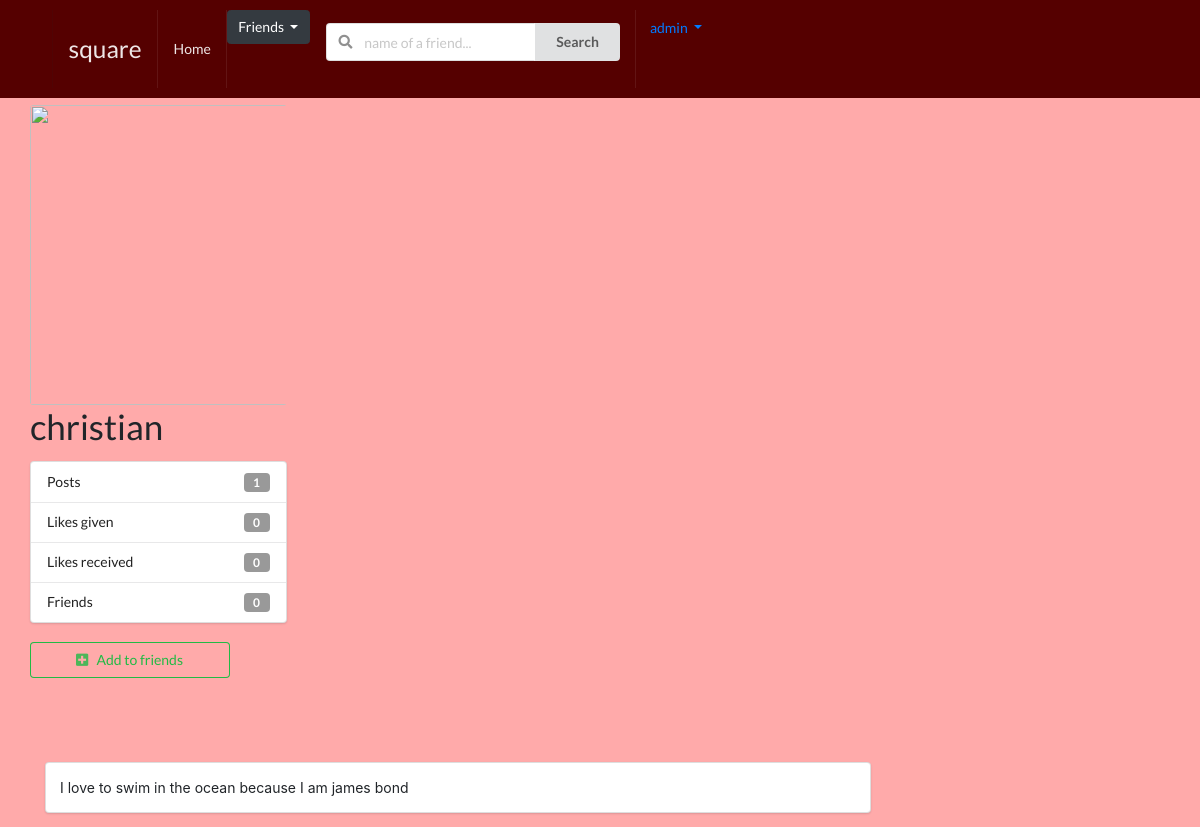
The app's page /profiles/christian/ (signed in) with its own data.
### profiles/models.py (models this page shows, shortened)
class Profile(models.Model):
    first_name = models.CharField(max_length=200, blank=True)
    last_name = models.CharField(max_length=200, blank=True)
    user = models.OneToOneField(User, on_delete=models.CASCADE)
    bio = models.TextField(default='no bio...', max_length=300)
    email = models.EmailField(max_length=200, blank=True)
    country = models.CharField(max_length=200, blank=True)
    avatar = CloudinaryField('posts',
                             validators=[FileExtensionValidator(['png', 'jpg', 'jpeg', 'svg'])],
                             default='avatar.png', blank=True)
    friends = models.ManyToManyField(User, blank=True, related_name='friends')
    slug = models.SlugField(unique=True, blank=True, null=True)
    updated = models.DateTimeField(auto_now=True)
    created = models.DateTimeField(auto_now_add=True)
    objects = ProfileManager()
    def get_friends_no(self):
        return self.friends.all().count()
    def get_posts_no(self):
        return self.posts.all().count()
    def get_all_authors_posts(self):
        return self.posts.all()
    def get_likes_given_no(self):
        likes = self.like_set.all()
        total_liked = 0
        for item in likes:
            if item.value == 'Like':
                total_liked += 1
        return total_liked
    def get_likes_received_no(self):
        posts = self.posts.all()
        total_liked = 0
        for item in posts:
            total_liked += item.liked.all().count()
        return total_liked
    __initial_first_name = None
    __initial_last_name = None
    def __init__(self, *args, **kwargs):
        super().__init__(*args, **kwargs)
        self.__initial_first_name = self.first_name
        self.__Initial_last_name = self.last_name

### posts/models.py (models this page shows, shortened)
class Post(models.Model):
    content = models.TextField()
    image = CloudinaryField('post', validators=[FileExtensionValidator(['png', 'jpg', 'jpeg', 'svg'])], blank=True)
    liked = models.ManyToManyField(Profile, default='Write a post...', related_name='likes', blank=True)
    updated = models.DateTimeField(auto_now=True)
    created = models.DateTimeField(auto_now_add=True)
    author = models.ForeignKey(Profile, on_delete=models.CASCADE, related_name='posts')
    class Meta:
        ordering = ('-created',)

### profiles/views.py (the view)
# urls.py: path('<slug>/', ProfileDetailView.as_view(), name='profile-detail-view'),
class ProfileDetailView(DetailView):
    model = Profile
    template_name = 'profiles/detail.html'
    def get_object(self, slug=None):
        slug = self.kwargs.get('slug')
        profile = Profile.objects.get(slug=slug)
        return profile
    def get_context_data(self, **kwargs):
        context = super().get_context_data(**kwargs)
        user = User.objects.get(username=self.request.user)
        profile = Profile.objects.get(user=user)
        rel_r = Relationship.objects.filter(sender=profile)
        rel_s = Relationship.objects.filter(receiver=profile)
        rel_receiver = []
        rel_sender = []
        for item in rel_r:
            rel_receiver.append(item.receiver.user)
        for item in rel_s:
            rel_sender.append(item.sender.user)
        context["rel_receiver"] = rel_receiver
        context["rel_sender"] = rel_sender
        context['posts'] = self.get_object().get_all_authors_posts()
        context['len_posts'] = True if len(self.get_object().get_all_authors_posts()) > 0 else False
        return context

### profiles/templates/profiles/detail.html (shortened to what this page needs)
{% extends 'base.html' %}
{% load cloudinary %}
{% load cloudinary %}
{% block content %}
<div class="ui grid">
    <br>
    <div class="row">
        <div class="four wide column">
            <img class="ui medium rounded image" src={{object.avatar.url}}>
            <h1>{{object.user}}</h1>
            <div class="ui vertical fluid menu">
                <div class="item">
                    Posts
                    <div class="ui label">{{object.get_posts_no}}</div>
                </div>
                <div class="item">
                    Likes given
                    <div class="ui label">{{object.get_likes_given_no}}</div>
                </div>
                <div class="item">
                    Likes received
                    <div class="ui label">{{object.get_likes_received_no}}</div>
                </div>
                <div class="item">
                    Friends
                    <div class="ui label">{{object.get_friends_no}}</div>
                </div>
                </div>
                {% if object.user not in rel_receiver and object.user not in rel_sender %}
                        <form action="{% url 'profiles:send-invite' %}" method="POST">
                            <button type="submit" class="ui positive secondary basic button mb-5 w-big"><i class="plus square icon"></i>Add to friends</button>
                        </form>
                {% endif %}
            </div>
        </div>
        <div class="twelve wide column">
            {% if len_posts %}
                {% for post in posts %}
                    <div class="segment ui fluid">
                        {{post.content}}
                    </div>
                {% endfor %}
            {% else %}
                <h1>No posts of this user...</h1>
            {% endif %}
    </div>
</div>
{% endblock content %}

### templates/main/navbar.html (shortened to what this page needs)
<div class="ui inverted menu nav mb-7">
  <div class="ui container">
    <a href="" class="item">
        <h3>square</h3>
    </a>
    {% if request.user.is_authenticated %}
        <a href="{% url 'posts:main-post-view' %}" class="item">
                Home
            </a>
            <br>
        <div class="dropdown">
                <button type="button" class="btn btn-dark dropdown-toggle" data-toggle="dropdown">
                    Friends
                </button>
        </div>
                     <div class="item">
                      <form action="" method="GET">
                        <div class="ui action left icon input">
                        <input class="prompt" type="text" name='q' placeholder="name of a friend...">
                        <button type='submit' class="ui button">Search</button>
                        </div>
                    </form>
            </div>
                   <li class="nav-item dropdown">
                       <a href="" class="nav-link dropdown-toggle" id="navbarDropdownMenuLink1" role="button" data-toggle="dropdown" aria-haspopup="true" aria-expanded="false" >
                         {{ request.user }}
                       </a>
                   </li>
            {% else %}
                <li class="nav-item">Login</li>
    {% endif %}
    </div>
  </div>

### static_project/style.css (style rules this page uses)
body { background: #ffaaaa !important; }
.nav { border-radius: 0px !important; padding: 10px 0 10px 0 !important; background-color: #550000 !important; }
.mb-7 { margin-bottom: 7px !important; }
.mb-5 { margin-top: 5px !important; }
.mb-5 { margin-bottom:5px !important; }
.w-big { width: 200px !important; }

### records on screen
Profile: user "christian", get_posts_no "1", get_likes_given_no "0", get_likes_received_no "0", get_friends_no "0"
Post: content "I love to swim in the ocean because I am james bond"

### other values on screen
{{ request.user }} "admin"
